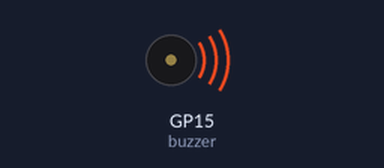
Bench run of a program on a simulated Raspberry Pi Pico running MicroPython. Shown: buzzer (waves = sounding). At 71.4 s the program stops and its outputs stay as they are.

Above: at 0.15 s.
At 25.1 s:
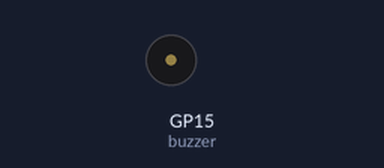
Timing chart, 0 to 40.0 s (numbered marks = the images above):
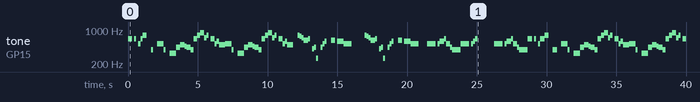

Measured:
- by itself, tone on GP15 (buzzer): plays 659 Hz for 0.30 s, 659 Hz for 0.15 s, 523 Hz for 0.15 s, 659 Hz for 0.15 s, 784 Hz for 0.30 s, 392 Hz for 0.15 s … (123 notes in this stretch)

The program:

main.py
```python
# importa el listado de notas de la rasberry, es un archivo de python que define las freciencias de cada nota
from notas import *    #  <<<---Este archivo debe estar guardado en la memoria de la raspberry

from machine import Pin, PWM
from utime import sleep

#definición del pin donde se conecta el buzzer
buzzer = PWM(Pin(15))

# este es el tiempo de la canción, con él se puede hacer mas lento o rápido la canción
tempo = 200

# array con la canción , el primer elemento es la nota y el segundo es el tiempo de espera de cada nota
# esto tiene una profundidad musical que yo no quiero investigar, pero
# sé que los negativos duran menos que una nota normal <---cosas raras de musica, si alguien sabe, me explica <---gracias!
MarioBros = [
    "NOTE_E5",8, "NOTE_E5",8, "REST",8, "NOTE_E5",8, "REST",8, "NOTE_C5",8, "NOTE_E5",8,
"NOTE_G5",4, "REST",4, "NOTE_G4",8, "REST",4,
"NOTE_C5",-4, "NOTE_G4",8, "REST",4, "NOTE_E4",-4,
"NOTE_A4",4, "NOTE_B4",4, "NOTE_AS4",8, "NOTE_A4",4,
"NOTE_G4",-8, "NOTE_E5",-8, "NOTE_G5",-8, "NOTE_A5",4, "NOTE_F5",8, "NOTE_G5",8,
"REST",8, "NOTE_E5",4,"NOTE_C5",8, "NOTE_D5",8, "NOTE_B4",-4,
"NOTE_C5",-4, "NOTE_G4",8, "REST",4, "NOTE_E4",-4,
"NOTE_A4",4, "NOTE_B4",4, "NOTE_AS4",8, "NOTE_A4",4,
"NOTE_G4",-8, "NOTE_E5",-8, "NOTE_G5",-8, "NOTE_A5",4, "NOTE_F5",8, "NOTE_G5",8,
"REST",8, "NOTE_E5",4,"NOTE_C5",8, "NOTE_D5",8, "NOTE_B4",-4,

"REST",4, "NOTE_G5",8, "NOTE_FS5",8, "NOTE_F5",8, "NOTE_DS5",4, "NOTE_E5",8,
"REST",8, "NOTE_GS4",8, "NOTE_A4",8, "NOTE_C4",8, "REST",8, "NOTE_A4",8, "NOTE_C5",8, "NOTE_D5",8,
"REST",4, "NOTE_DS5",4, "REST",8, "NOTE_D5",-4,
"NOTE_C5",2, "REST",2,

"REST",4, "NOTE_G5",8, "NOTE_FS5",8, "NOTE_F5",8, "NOTE_DS5",4, "NOTE_E5",8,
"REST",8, "NOTE_GS4",8, "NOTE_A4",8, "NOTE_C4",8, "REST",8, "NOTE_A4",8, "NOTE_C5",8, "NOTE_D5",8,
"REST",4, "NOTE_DS5",4, "REST",8, "NOTE_D5",-4,
"NOTE_C5",2, "REST",2,

"NOTE_C5",8, "NOTE_C5",4, "NOTE_C5",8, "REST",8, "NOTE_C5",8, "NOTE_D5",4,
"NOTE_E5",8, "NOTE_C5",4, "NOTE_A4",8, "NOTE_G4",2,

"NOTE_C5",8, "NOTE_C5",4, "NOTE_C5",8, "REST",8, "NOTE_C5",8, "NOTE_D5",8, "NOTE_E5",8,
"REST",1,
"NOTE_C5",8, "NOTE_C5",4, "NOTE_C5",8, "REST",8, "NOTE_C5",8, "NOTE_D5",4,
"NOTE_E5",8, "NOTE_C5",4, "NOTE_A4",8, "NOTE_G4",2,
"NOTE_E5",8, "NOTE_E5",8, "REST",8, "NOTE_E5",8, "REST",8, "NOTE_C5",8, "NOTE_E5",4,
"NOTE_G5",4, "REST",4, "NOTE_G4",4, "REST",4,
"NOTE_C5",-4, "NOTE_G4",8, "REST",4, "NOTE_E4",-4,

"NOTE_A4",4, "NOTE_B4",4, "NOTE_AS4",8, "NOTE_A4",4,
"NOTE_G4",-8, "NOTE_E5",-8, "NOTE_G5",-8, "NOTE_A5",4, "NOTE_F5",8, "NOTE_G5",8,
"REST",8, "NOTE_E5",4,"NOTE_C5",8, "NOTE_D5",8, "NOTE_B4",-4,

"NOTE_C5",-4, "NOTE_G4",8, "REST",4, "NOTE_E4",-4,
"NOTE_A4",4, "NOTE_B4",4, "NOTE_AS4",8, "NOTE_A4",4,
"NOTE_G4",-8, "NOTE_E5",-8, "NOTE_G5",-8, "NOTE_A5",4, "NOTE_F5",8, "NOTE_G5",8,
"REST",8, "NOTE_E5",4,"NOTE_C5",8, "NOTE_D5",8, "NOTE_B4",-4,

"NOTE_E5",8, "NOTE_C5",4, "NOTE_G4",8, "REST",4, "NOTE_GS4",4,
"NOTE_A4",8, "NOTE_F5",4, "NOTE_F5",8, "NOTE_A4",2,
"NOTE_D5",-8, "NOTE_A5",-8, "NOTE_A5",-8, "NOTE_A5",-8, "NOTE_G5",-8, "NOTE_F5",-8,

"NOTE_E5",8, "NOTE_C5",4, "NOTE_A4",8, "NOTE_G4",2,
"NOTE_E5",8, "NOTE_C5",4, "NOTE_G4",8, "REST",4, "NOTE_GS4",4,
"NOTE_A4",8, "NOTE_F5",4, "NOTE_F5",8, "NOTE_A4",2,
"NOTE_B4",8, "NOTE_F5",4, "NOTE_F5",8, "NOTE_F5",-8, "NOTE_E5",-8, "NOTE_D5",-8,
"NOTE_C5",8, "NOTE_E4",4, "NOTE_E4",8, "NOTE_C4",2,

"NOTE_C5",8, "NOTE_C5",4, "NOTE_C5",8, "REST",8, "NOTE_C5",8, "NOTE_D5",8, "NOTE_E5",8,
"REST",1,

"NOTE_C5",8, "NOTE_C5",4, "NOTE_C5",8, "REST",8, "NOTE_C5",8, "NOTE_D5",4,
"NOTE_E5",8, "NOTE_C5",4, "NOTE_A4",8, "NOTE_G4",2,
"NOTE_E5",8, "NOTE_E5",8, "REST",8, "NOTE_E5",8, "REST",8, "NOTE_C5",8, "NOTE_E5",4,
"NOTE_G5",4, "REST",4, "NOTE_G4",4, "REST",4,
"NOTE_E5",8, "NOTE_C5",4, "NOTE_G4",8, "REST",4, "NOTE_GS4",4,
"NOTE_A4",8, "NOTE_F5",4, "NOTE_F5",8, "NOTE_A4",2,
"NOTE_D5",-8, "NOTE_A5",-8, "NOTE_A5",-8, "NOTE_A5",-8, "NOTE_G5",-8, "NOTE_F5",-8,

"NOTE_E5",8, "NOTE_C5",4, "NOTE_A4",8, "NOTE_G4",2,
"NOTE_E5",8, "NOTE_C5",4, "NOTE_G4",8, "REST",4, "NOTE_GS4",4,
"NOTE_A4",8, "NOTE_F5",4, "NOTE_F5",8, "NOTE_A4",2,
"NOTE_B4",8, "NOTE_F5",4, "NOTE_F5",8, "NOTE_F5",-8, "NOTE_E5",-8, "NOTE_D5",-8,
"NOTE_C5",8, "NOTE_E4",4, "NOTE_E4",8, "NOTE_C4",2,

#//game over sound
"NOTE_C5",-4, "NOTE_G4",-4, "NOTE_E4",4,
"NOTE_A4",-8, "NOTE_B4",-8, "NOTE_A4",-8, "NOTE_GS4",-8, "NOTE_AS4",-8, "NOTE_GS4",-8,
"NOTE_G4",8, "NOTE_D4",8, "NOTE_E4",-2,

    ]

def playtone(frequency):
    """ define la frecuencia de trabajo del pin PWM
        recibe el valor de frecuencia a la que suena cada tono
    """
    buzzer.duty_u16(10000)
    buzzer.freq(frequency)

def bequiet():
    """funcion que define la frecuencia en cero, es decir, para la señal PWM"""
    buzzer.duty_u16(0)

def playsong(mysong):
    """función para reproducir la canción
        recibe la lista que es definida por una nota y su duración
        reproduce la canción en cada instante
    """

    wholenote = (60000 * 4) / tempo
    for i in list(range(0,len(mysong),2)): #recorre el listado de la canción

        #primer if define la nota que se debe reproducir
        if mysong[i] == "REST":  # rest es para deterner la reproducción de sonido
            bequiet()
        else:
            playtone(tones[mysong[i]])

        #segundo if define el tiempo que debe durar la nota
        if mysong[i+1] > 0:
            sleep(wholenote / (abs(mysong[i+1])*1000))
        else:
            sleep((wholenote / (abs(mysong[i+1])*1000))*1.5)

    bequiet()

if __name__ == "__main__":  #entry point

    playsong(MarioBros)
```

notas.py
```python
#listado de notas

tones = {
"NOTE_B0":31,
"NOTE_C1":33,
"NOTE_CS1":35,
"NOTE_D1":37,
"NOTE_DS1":39,
"NOTE_E1":41,
"NOTE_F1":44,
"NOTE_FS1":46,
"NOTE_G1":49,
"NOTE_GS1":52,
"NOTE_A1":55,
"NOTE_AS1":58,
"NOTE_B1":62,
"NOTE_C2":65,
"NOTE_CS2":69,
"NOTE_D2":73,
"NOTE_DS2":78,
"NOTE_E2":82,
"NOTE_F2":87,
"NOTE_FS2":93,
"NOTE_G2":98,
"NOTE_GS2":104,
"NOTE_A2":110,
"NOTE_AS2":117,
"NOTE_B2":123,
"NOTE_C3":131,
"NOTE_CS3":139,
"NOTE_D3":147,
"NOTE_DS3":156,
"NOTE_E3":165,
"NOTE_F3":175,
"NOTE_FS3":185,
"NOTE_G3":196,
"NOTE_GS3":208,
"NOTE_A3":220,
"NOTE_AS3":233,
"NOTE_B3":247,
"NOTE_C4":262,
"NOTE_CS4":277,
"NOTE_D4":294,
"NOTE_DS4":311,
"NOTE_E4":330,
"NOTE_F4":349,
"NOTE_FS4":370,
"NOTE_G4":392,
"NOTE_GS4":415,
"NOTE_A4":440,
"NOTE_AS4":466,
"NOTE_B4":494,
"NOTE_C5":523,
"NOTE_CS5":554,
"NOTE_D5":587,
"NOTE_DS5":622,
"NOTE_E5":659,
"NOTE_F5":698,
"NOTE_FS5":740,
"NOTE_G5":784,
"NOTE_GS5":831,
"NOTE_A5":880,
"NOTE_AS5":932,
"NOTE_B5":988,
"NOTE_C6":1047,
"NOTE_CS6":1109,
"NOTE_D6":1175,
"NOTE_DS6":1245,
"NOTE_E6":1319,
"NOTE_F6":1397,
"NOTE_FS6":1480,
"NOTE_G6":1568,
"NOTE_GS6":1661,
"NOTE_A6":1760,
"NOTE_AS6":1865,
"NOTE_B6":1976,
"NOTE_C7":2093,
"NOTE_CS7":2217,
"NOTE_D7":2349,
"NOTE_DS7":2489,
"NOTE_E7":2637,
"NOTE_F7":2794,
"NOTE_FS7":2960,
"NOTE_G7":3136,
"NOTE_GS7":3322,
"NOTE_A7":3520,
"NOTE_AS7":3729,
"NOTE_B7":3951,
"NOTE_C8":4186,
"NOTE_CS8":4435,
"NOTE_D8":4699,
"NOTE_DS8":4978,

}
```
